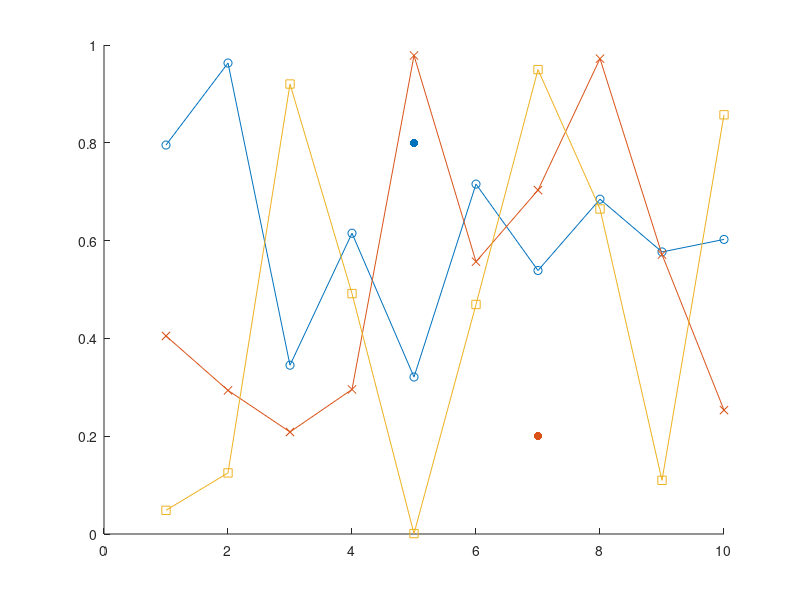

This chart was generated by the following MATLAB code: (Note: this script raises an error after producing the figure.)
% Sample figure and data
figure;
hold on;
h1 = plot(1:10, rand(10, 1), '-o', 'DisplayName', 'Line 1');
h2 = plot(1:10, rand(10, 1), '-x', 'DisplayName', 'Line 2');
h3 = plot(1:10, rand(10, 1), '-s', 'DisplayName', 'Line 3');
h4 = scatter(5, 0.8, 'filled', 'DisplayName', 'Point 1');
h5 = scatter(7, 0.2, 'filled', 'DisplayName', 'Point 2');

% Annotate each line and point with its legend text
annotateLegendText([h1, h2, h3, h4, h5]);

function annotateLegendText(handles)
    ax = gca;
    yRange = ax.YLim(2) - ax.YLim(1);
    offset = yRange * 0.05;  % This is 5% of the y-axis range; adjust as needed for a larger/smaller offset

    lines = handles(ishandle(handles)' & strcmp(get(handles, 'Type'), 'line'));
    points = handles(ishandle(handles)' & strcmp(get(handles, 'Type'), 'scatter'));

    for h = lines
        % Extract color and display name
        color = h.Color;
        name = h.DisplayName;

        % Identify the position with maximum separation from other lines
        xdata = h.XData;
        ydata = h.YData;
        separation = zeros(size(ydata));
        
        for i = length(ydata):-1:1
            for hl = lines'
                if hl ~= h
                    separation(i) = separation(i) + abs(ydata(i) - interp1(hl.XData, hl.YData, xdata(i), 'linear', 'extrap'));
                end
            end
        end

        [~, idx] = max(separation(end-5:end)); % considering last 6 points for better labeling
        idx = idx + length(ydata) - 6 - 1;

        % Adjust label position based on the position of other lines
        yOffset = sign(median([h.YData(idx) - ax.YLim(1), ax.YLim(2) - h.YData(idx)])) * offset;
        
        % Place the text
        text(xdata(idx), ydata(idx) + yOffset, name, 'Color', color, 'FontWeight', 'bold');
    end
    
    for h = points
        % Extract color and display name
        color = h.CData;
        name = h.DisplayName;
        xdata = h.XData;
        ydata = h.YData;

        % Place the text
        text(xdata, ydata + offset, name, 'Color', color, 'FontWeight', 'bold', 'HorizontalAlignment', 'center');
    end
end
